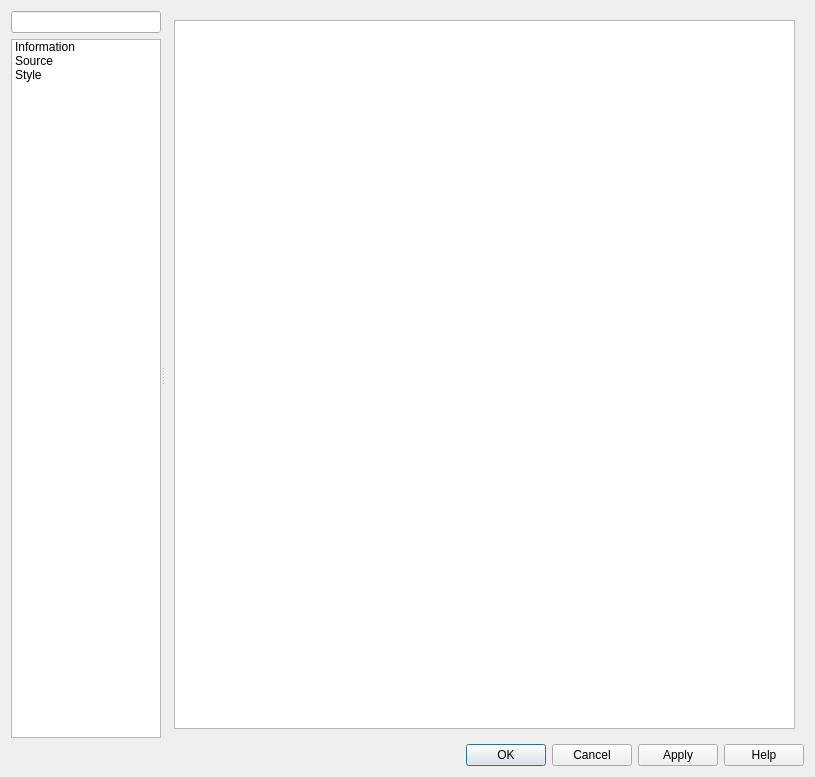
<?xml version="1.0" encoding="UTF-8"?>
<ui version="4.0">
 <class>QgsMeshLayerPropertiesBase</class>
 <widget class="QDialog" name="QgsMeshLayerPropertiesBase">
  <property name="geometry">
   <rect>
    <x>0</x>
    <y>0</y>
    <width>815</width>
    <height>777</height>
   </rect>
  </property>
  <property name="minimumSize">
   <size>
    <width>700</width>
    <height>0</height>
   </size>
  </property>
  <property name="windowTitle">
   <string>Raster Layer Properties</string>
  </property>
  <layout class="QVBoxLayout" name="verticalLayout">
   <item>
    <widget class="QSplitter" name="mOptionsSplitter">
     <property name="orientation">
      <enum>Qt::Horizontal</enum>
     </property>
     <property name="childrenCollapsible">
      <bool>false</bool>
     </property>
     <widget class="QFrame" name="mOptionsListFrame">
      <property name="minimumSize">
       <size>
        <width>0</width>
        <height>0</height>
       </size>
      </property>
      <property name="frameShape">
       <enum>QFrame::NoFrame</enum>
      </property>
      <property name="frameShadow">
       <enum>QFrame::Raised</enum>
      </property>
      <layout class="QVBoxLayout" name="verticalLayout_2">
       <property name="leftMargin">
        <number>0</number>
       </property>
       <property name="topMargin">
        <number>0</number>
       </property>
       <property name="rightMargin">
        <number>0</number>
       </property>
       <property name="bottomMargin">
        <number>0</number>
       </property>
       <item>
        <widget class="QgsFilterLineEdit" name="mSearchLineEdit"/>
       </item>
       <item>
        <widget class="QListWidget" name="mOptionsListWidget">
         <property name="minimumSize">
          <size>
           <width>58</width>
           <height>0</height>
          </size>
         </property>
         <property name="maximumSize">
          <size>
           <width>150</width>
           <height>16777215</height>
          </size>
         </property>
         <property name="horizontalScrollBarPolicy">
          <enum>Qt::ScrollBarAlwaysOff</enum>
         </property>
         <property name="editTriggers">
          <set>QAbstractItemView::NoEditTriggers</set>
         </property>
         <property name="iconSize">
          <size>
           <width>32</width>
           <height>32</height>
          </size>
         </property>
         <property name="textElideMode">
          <enum>Qt::ElideNone</enum>
         </property>
         <property name="resizeMode">
          <enum>QListView::Adjust</enum>
         </property>
         <property name="wordWrap">
          <bool>true</bool>
         </property>
         <item>
          <property name="text">
           <string>Information</string>
          </property>
          <property name="icon">
           <iconset resource="../../../images/images.qrc">
            <normaloff>:/images/themes/default/propertyicons/metadata.svg</normaloff>:/images/themes/default/propertyicons/metadata.svg</iconset>
          </property>
         </item>
         <item>
          <property name="text">
           <string>Source</string>
          </property>
          <property name="icon">
           <iconset resource="../../../images/images.qrc">
            <normaloff>:/images/themes/default/propertyicons/system.svg</normaloff>:/images/themes/default/propertyicons/system.svg</iconset>
          </property>
         </item>
         <item>
          <property name="text">
           <string>Style</string>
          </property>
          <property name="toolTip">
           <string>Style</string>
          </property>
          <property name="icon">
           <iconset resource="../../../images/images.qrc">
            <normaloff>:/images/themes/default/propertyicons/symbology.svg</normaloff>:/images/themes/default/propertyicons/symbology.svg</iconset>
          </property>
         </item>
        </widget>
       </item>
      </layout>
     </widget>
     <widget class="QFrame" name="mOptionsFrame">
      <property name="sizePolicy">
       <sizepolicy hsizetype="Expanding" vsizetype="Preferred">
        <horstretch>1</horstretch>
        <verstretch>0</verstretch>
       </sizepolicy>
      </property>
      <property name="frameShape">
       <enum>QFrame::NoFrame</enum>
      </property>
      <property name="frameShadow">
       <enum>QFrame::Raised</enum>
      </property>
      <layout class="QVBoxLayout" name="verticalLayout_3">
       <property name="leftMargin">
        <number>0</number>
       </property>
       <property name="topMargin">
        <number>0</number>
       </property>
       <property name="rightMargin">
        <number>0</number>
       </property>
       <property name="bottomMargin">
        <number>0</number>
       </property>
       <item>
        <widget class="QStackedWidget" name="mOptionsStackedWidget">
         <property name="sizePolicy">
          <sizepolicy hsizetype="Expanding" vsizetype="Expanding">
           <horstretch>0</horstretch>
           <verstretch>0</verstretch>
          </sizepolicy>
         </property>
         <property name="currentIndex">
          <number>0</number>
         </property>
         <widget class="QWidget" name="mOptsPage_Information">
          <layout class="QVBoxLayout" name="verticalLayout_20">
           <item>
            <widget class="QTextBrowser" name="mInformationTextBrowser"/>
           </item>
          </layout>
         </widget>
         <widget class="QWidget" name="mOptsPage_Source">
          <layout class="QVBoxLayout" name="verticalLayout_6">
           <property name="leftMargin">
            <number>0</number>
           </property>
           <property name="topMargin">
            <number>0</number>
           </property>
           <property name="rightMargin">
            <number>0</number>
           </property>
           <property name="bottomMargin">
            <number>0</number>
           </property>
           <item>
            <widget class="QgsScrollArea" name="scrollArea_3">
             <property name="frameShape">
              <enum>QFrame::NoFrame</enum>
             </property>
             <property name="widgetResizable">
              <bool>true</bool>
             </property>
             <widget class="QWidget" name="scrollAreaWidgetContents_3">
              <property name="geometry">
               <rect>
                <x>0</x>
                <y>0</y>
                <width>643</width>
                <height>729</height>
               </rect>
              </property>
              <layout class="QVBoxLayout" name="verticalLayout_4">
               <item>
                <layout class="QHBoxLayout" name="horizontalLayout_14">
                 <item>
                  <widget class="QLabel" name="label_8">
                   <property name="text">
                    <string>Layer name</string>
                   </property>
                  </widget>
                 </item>
                 <item>
                  <widget class="QLineEdit" name="mLayerOrigNameLineEd"/>
                 </item>
                 <item>
                  <widget class="QLabel" name="label_9">
                   <property name="text">
                    <string>displayed as</string>
                   </property>
                  </widget>
                 </item>
                 <item>
                  <widget class="QLineEdit" name="leDisplayName">
                   <property name="styleSheet">
                    <string notr="true">color: #505050;
background-color: #F0F0F0;
border: 1px solid #B0B0B0;
border-radius: 2px;</string>
                   </property>
                   <property name="readOnly">
                    <bool>true</bool>
                   </property>
                  </widget>
                 </item>
                </layout>
               </item>
               <item>
                <layout class="QHBoxLayout" name="horizontalLayout_9" stretch="0">
                 <property name="topMargin">
                  <number>5</number>
                 </property>
                 <item>
                  <widget class="QLabel" name="label_7">
                   <property name="text">
                    <string>Set source coordinate reference system</string>
                   </property>
                  </widget>
                 </item>
                </layout>
               </item>
               <item>
                <widget class="QgsProjectionSelectionWidget" name="mCrsSelector" native="true">
                 <property name="focusPolicy">
                  <enum>Qt::StrongFocus</enum>
                 </property>
                </widget>
               </item>
               <item>
                <layout class="QHBoxLayout" name="horizontalLayout">
                 <item>
                  <widget class="QLabel" name="label">
                   <property name="text">
                    <string>Uri</string>
                   </property>
                  </widget>
                 </item>
                 <item>
                  <widget class="QLabel" name="mUriLabel">
                   <property name="text">
                    <string/>
                   </property>
                  </widget>
                 </item>
                </layout>
               </item>
               <item>
                <widget class="QPushButton" name="mAddDatasetButton">
                 <property name="text">
                  <string>Assign extra dataset to mesh</string>
                 </property>
                </widget>
               </item>
               <item>
                <spacer name="verticalSpacer_3">
                 <property name="orientation">
                  <enum>Qt::Vertical</enum>
                 </property>
                 <property name="sizeHint" stdset="0">
                  <size>
                   <width>20</width>
                   <height>415</height>
                  </size>
                 </property>
                </spacer>
               </item>
              </layout>
             </widget>
            </widget>
           </item>
          </layout>
         </widget>
         <widget class="QWidget" name="mOptsPage_Style">
          <layout class="QVBoxLayout" name="verticalLayout_14">
           <property name="leftMargin">
            <number>0</number>
           </property>
           <property name="topMargin">
            <number>0</number>
           </property>
           <property name="rightMargin">
            <number>0</number>
           </property>
           <property name="bottomMargin">
            <number>0</number>
           </property>
           <item>
            <widget class="QgsScrollArea" name="scrollArea">
             <property name="frameShape">
              <enum>QFrame::NoFrame</enum>
             </property>
             <property name="widgetResizable">
              <bool>true</bool>
             </property>
             <widget class="QWidget" name="mOptsPage_StyleContent">
              <property name="geometry">
               <rect>
                <x>0</x>
                <y>0</y>
                <width>643</width>
                <height>729</height>
               </rect>
              </property>
              <layout class="QVBoxLayout" name="verticalLayout_10"/>
             </widget>
            </widget>
           </item>
          </layout>
         </widget>
        </widget>
       </item>
      </layout>
     </widget>
    </widget>
   </item>
   <item>
    <widget class="QFrame" name="mButtonBoxFrame">
     <property name="sizePolicy">
      <sizepolicy hsizetype="Preferred" vsizetype="Maximum">
       <horstretch>0</horstretch>
       <verstretch>0</verstretch>
      </sizepolicy>
     </property>
     <property name="frameShape">
      <enum>QFrame::NoFrame</enum>
     </property>
     <property name="frameShadow">
      <enum>QFrame::Raised</enum>
     </property>
     <layout class="QGridLayout" name="gridLayout">
      <property name="leftMargin">
       <number>0</number>
      </property>
      <property name="topMargin">
       <number>0</number>
      </property>
      <property name="rightMargin">
       <number>0</number>
      </property>
      <property name="bottomMargin">
       <number>0</number>
      </property>
      <item row="0" column="0" colspan="2">
       <widget class="QDialogButtonBox" name="buttonBox">
        <property name="orientation">
         <enum>Qt::Horizontal</enum>
        </property>
        <property name="standardButtons">
         <set>QDialogButtonBox::Apply|QDialogButtonBox::Cancel|QDialogButtonBox::Help|QDialogButtonBox::Ok</set>
        </property>
       </widget>
      </item>
     </layout>
    </widget>
   </item>
  </layout>
 </widget>
 <customwidgets>
  <customwidget>
   <class>QgsFilterLineEdit</class>
   <extends>QLineEdit</extends>
   <header>qgsfilterlineedit.h</header>
  </customwidget>
  <customwidget>
   <class>QgsProjectionSelectionWidget</class>
   <extends>QWidget</extends>
   <header>qgsprojectionselectionwidget.h</header>
   <container>1</container>
  </customwidget>
  <customwidget>
   <class>QgsScrollArea</class>
   <extends>QScrollArea</extends>
   <header>qgsscrollarea.h</header>
   <container>1</container>
  </customwidget>
 </customwidgets>
 <tabstops>
  <tabstop>mSearchLineEdit</tabstop>
  <tabstop>mOptionsListWidget</tabstop>
  <tabstop>mInformationTextBrowser</tabstop>
  <tabstop>scrollArea_3</tabstop>
  <tabstop>mLayerOrigNameLineEd</tabstop>
  <tabstop>leDisplayName</tabstop>
  <tabstop>mCrsSelector</tabstop>
  <tabstop>scrollArea</tabstop>
 </tabstops>
 <resources>
  <include location="../../../images/images.qrc"/>
  <include location="../../../images/images.qrc"/>
  <include location="../../../images/images.qrc"/>
  <include location="../../../images/images.qrc"/>
  <include location="../../../images/images.qrc"/>
  <include location="../../../images/images.qrc"/>
  <include location="../../../images/images.qrc"/>
  <include location="../../../images/images.qrc"/>
  <include location="../../../images/images.qrc"/>
  <include location="../../../images/images.qrc"/>
  <include location="../../../images/images.qrc"/>
  <include location="../../../images/images.qrc"/>
  <include location="../../../images/images.qrc"/>
  <include location="../../../images/images.qrc"/>
  <include location="../../../images/images.qrc"/>
  <include location="../../../images/images.qrc"/>
  <include location="../../../images/images.qrc"/>
  <include location="../../../images/images.qrc"/>
  <include location="../../../images/images.qrc"/>
  <include location="../../../images/images.qrc"/>
  <include location="../../../images/images.qrc"/>
  <include location="../../../images/images.qrc"/>
  <include location="../../../images/images.qrc"/>
  <include location="../../../images/images.qrc"/>
  <include location="../../../images/images.qrc"/>
  <include location="../../../images/images.qrc"/>
  <include location="../../../images/images.qrc"/>
  <include location="../../../images/images.qrc"/>
  <include location="../../../images/images.qrc"/>
 </resources>
 <connections>
  <connection>
   <sender>mOptionsListWidget</sender>
   <signal>currentRowChanged(int)</signal>
   <receiver>mOptionsStackedWidget</receiver>
   <slot>setCurrentIndex(int)</slot>
   <hints>
    <hint type="sourcelabel">
     <x>86</x>
     <y>325</y>
    </hint>
    <hint type="destinationlabel">
     <x>794</x>
     <y>14</y>
    </hint>
   </hints>
  </connection>
 </connections>
</ui>
